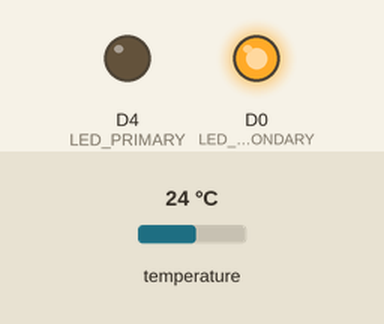
The sketch below on a simulated ESP8266 (NodeMCU). On the bench: output pins drawn as LEDs (lit = HIGH). The test bench sets the inputs (shaded band); at power-on: temperature 24 °C. WiFi joins after 1.5 s; servers stay silent unless stated; uploads are accepted with an empty reply; what the sketch prints to the serial monitor is not drawn.

Above: at 4.4 s.
At 67.1 s:
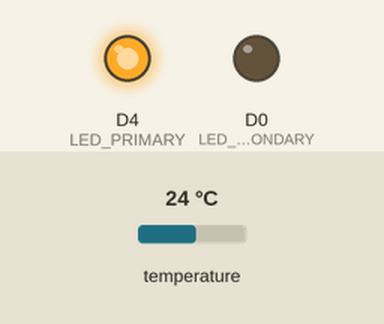
Timing chart, 0 to 84.4 s (numbered marks = the images above):
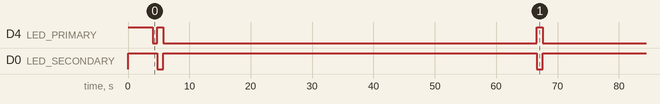

The sketch:

weather-station2.ino
```cpp
/*
This version uses the one wire DS18B20 temperature sensor
*/

#include <ESP8266WiFi.h>
#include <ESP8266HTTPClient.h>
#include <OneWire.h>
#include <DallasTemperature.h>

#define ONE_WIRE_BUS D2  // GPIO4
OneWire oneWire(ONE_WIRE_BUS);
DallasTemperature sensors(&oneWire);

#define LED_PRIMARY 2     // D4
#define LED_SECONDARY 16  // D0

const char* ssid = "MY_SSID";
const char* password = "MY_SECRET_PASSWORD";

byte address[8];

void setup() {
  pinMode(LED_PRIMARY, OUTPUT);
  pinMode(LED_SECONDARY, OUTPUT);

  digitalWrite(LED_PRIMARY, HIGH);
  digitalWrite(LED_SECONDARY, HIGH);

  Serial.begin(9600);

  delay(500);
  delay(500);
  delay(500);
  delay(500);

  sensors.begin();
  setupWifi();

  digitalWrite(LED_PRIMARY, LOW);
  digitalWrite(LED_SECONDARY, LOW);
}

void setupWifi(){

  delay(10);
  Serial.println();
  Serial.print("Connecting to ");
  Serial.println(ssid);

  WiFi.begin(ssid, password);

  while (WiFi.status() != WL_CONNECTED) {
    delay(1000);
    Serial.print(".");
  }

  Serial.println(WiFi.localIP());

  WiFi.setAutoReconnect(true);
  WiFi.persistent(true);
}

void loop() {

  digitalWrite(LED_SECONDARY, HIGH);
  sensors.requestTemperatures();
  float tempF = sensors.getTempFByIndex(0);
  Serial.println(tempF);
  digitalWrite(LED_SECONDARY, LOW);

  digitalWrite(LED_PRIMARY, HIGH);
  make_request(tempF, 0);
  digitalWrite(LED_PRIMARY, LOW);

  wait(60);
}

void wait(int seconds) {
  Serial.println();
  Serial.write("Waiting");
  while (seconds--) {
    digitalWrite(LED_SECONDARY, LOW);
    delay(2);
    Serial.write(".");
    digitalWrite(LED_SECONDARY, HIGH);
    delay(1000);
  }
  Serial.println();
}

void make_request(float temp, float pres) {

  String resource = String("https://swharden.com/weather/v1/write/");

  // indoor: 2
  // outdoor: 3
  // attic: 4

  String data = String("{")
                + String("\"key\": \"MY_SECRET_API_KEY\",")
                + String("\"sensor\": \"3\",")
                + String("\"temperature\": \"") + String(temp) + String("\",")
                + String("\"pressure\": \"") + String(pres) + String("\"")
                + String("}");

  if ((WiFi.status() != WL_CONNECTED)) {
    Serial.printf("[HTTP] not connected");
    return;
  }

  WiFiClientSecure client;
  client.setInsecure();  // WARNING
  const int HTTPS_PORT = 443;
  client.connect("swharden.com", HTTPS_PORT);

  HTTPClient http;

  Serial.print("[HTTP] begin...\n");
  http.begin(client, resource);
  http.addHeader("Content-Type", "application/json");

  Serial.print("[HTTP] POST:");
  Serial.println(data);
  int httpCode = http.POST(data);

  String payload = http.getString();
  Serial.printf("[HTTP] Response (code: %d): ", httpCode);
  Serial.println(payload);

  http.end();

  delay(500);
}
```

Measured:
- by itself, D4 (LED_PRIMARY): repeats every 61.8 s: HIGH 0.95 s, LOW 60.9 s
- by itself, D0 (LED_SECONDARY): alternates HIGH for 60.9 s and LOW for 0.95 s
- by itself, everything shown: repeats every 61.8 s, in 121 steps
